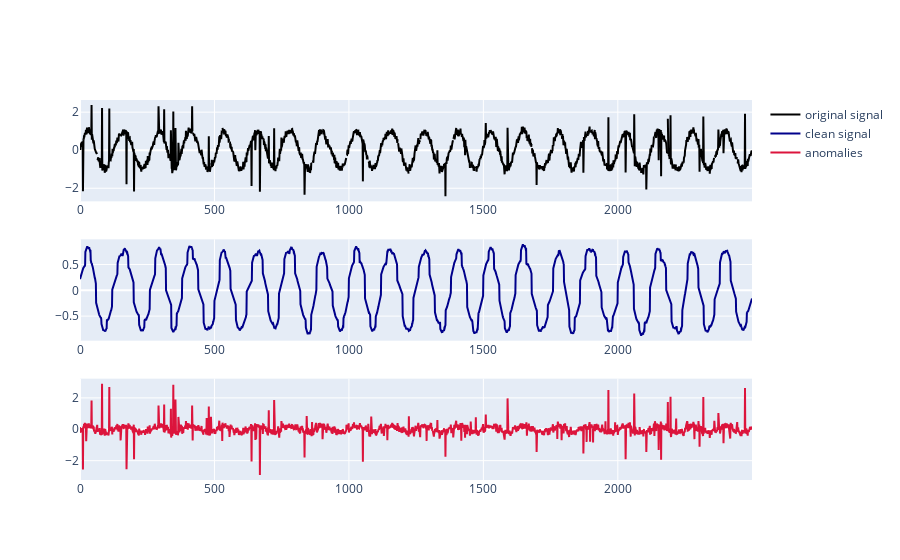

Notebook cell for this chart:
### Markdown cell above
**noisy RPCA**

### Code cell
%%time

nrpca = NoisyRPCA(signal=samples.tolist(), period=20, tau=3, lam=2.4)#, list_periods=[1], list_etas=[1])
nrpca.compute_noisy_rpca()
nrpca.plot_matrices()
nrpca.plot_signal()

### Figure 1 — Plotly figure (JSON) as saved in the notebook; plotly's stock layout.template omitted (floating-point values rounded to 4 significant figures; data arrays with more than 128 entries replaced by an {"elided": "..."} marker saying what was removed)
{"data": [{"line": {"color": "black"}, "name": "original signal", "type": "scatter", "x": {"elided": "2500 int values"}, "xaxis": "x", "y": {"elided": "2500 float values"}, "yaxis": "y"}, {"line": {"color": "darkblue"}, "name": "clean signal", "type": "scatter", "x": {"elided": "2500 int values"}, "xaxis": "x2", "y": {"elided": "2500 float values"}, "yaxis": "y2"}, {"line": {"color": "crimson"}, "name": "anomalies", "type": "scatter", "x": {"elided": "2500 int values"}, "xaxis": "x3", "y": {"elided": "2500 float values"}, "yaxis": "y3"}], "layout": {"xaxis": {"anchor": "y", "domain": [0, 1]}, "xaxis2": {"anchor": "y2", "domain": [0, 1]}, "xaxis3": {"anchor": "y3", "domain": [0, 1]}, "yaxis": {"anchor": "x", "domain": [0.7333, 1]}, "yaxis2": {"anchor": "x2", "domain": [0.3667, 0.6333]}, "yaxis3": {"anchor": "x3", "domain": [0, 0.2667]}}}
